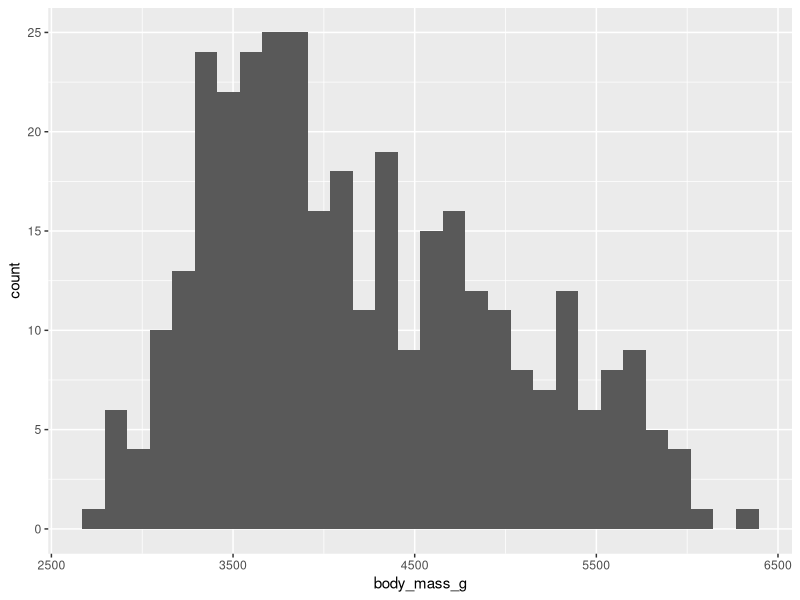
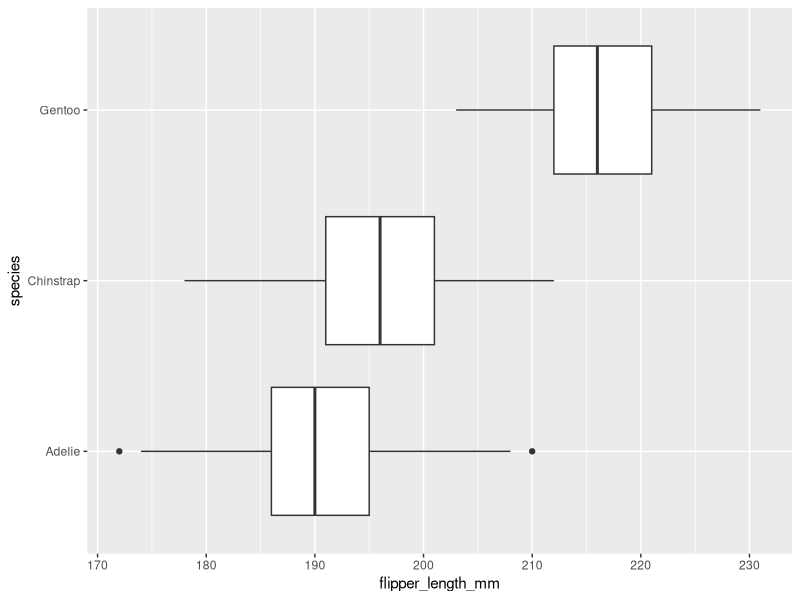
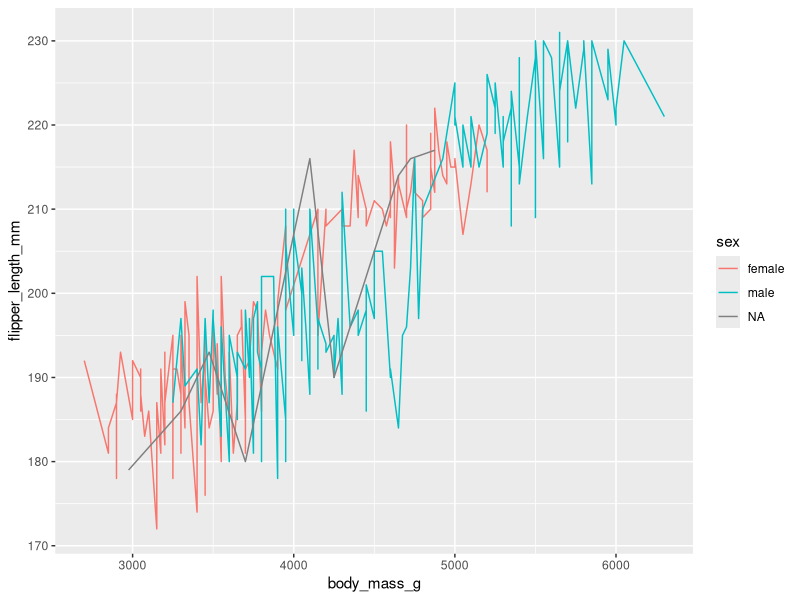

The R source for these figures, in order:
library(palmerpenguins)
library(ggplot2)

# Edit code to match figures -------------------------------------------------
# At the end of the guided notes for the second video you'll find three figures.
# Edit the following code so the outputs match the figures in the notes.

# Figure 1
ggplot(penguins, aes(body_mass_g)) +
  geom_histogram()

# Figure 2
ggplot(penguins, aes(flipper_length_mm, species)) +
  geom_boxplot()

# Figure 3
ggplot(penguins, aes(body_mass_g,
                     flipper_length_mm,
                     color = sex)) +
  geom_line()
